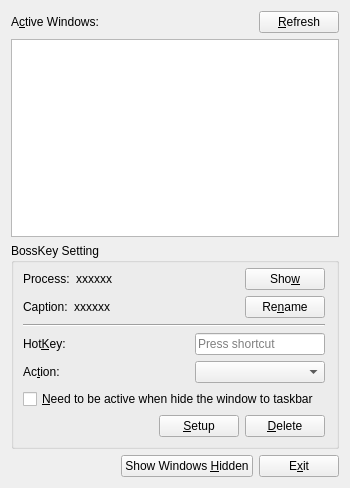
<?xml version="1.0" encoding="UTF-8"?>
<ui version="4.0">
 <class>MainDialogClass</class>
 <widget class="QMainWindow" name="MainDialogClass">
  <property name="geometry">
   <rect>
    <x>0</x>
    <y>0</y>
    <width>350</width>
    <height>488</height>
   </rect>
  </property>
  <property name="minimumSize">
   <size>
    <width>350</width>
    <height>0</height>
   </size>
  </property>
  <property name="font">
   <font>
    <family>Yu Gothic UI</family>
   </font>
  </property>
  <property name="windowTitle">
   <string>BossKey Manager</string>
  </property>
  <widget class="QWidget" name="centralWidget">
   <layout class="QVBoxLayout" name="verticalLayout_2">
    <item>
     <layout class="QHBoxLayout" name="horizontalLayout">
      <item>
       <widget class="QLabel" name="label_Title">
        <property name="text">
         <string>A&amp;ctive Windows:</string>
        </property>
        <property name="buddy">
         <cstring>listWidget</cstring>
        </property>
       </widget>
      </item>
      <item>
       <spacer name="horizontalSpacer">
        <property name="orientation">
         <enum>Qt::Horizontal</enum>
        </property>
        <property name="sizeHint" stdset="0">
         <size>
          <width>40</width>
          <height>20</height>
         </size>
        </property>
       </spacer>
      </item>
      <item>
       <widget class="QPushButton" name="pushButton_Refresh">
        <property name="text">
         <string>&amp;Refresh</string>
        </property>
       </widget>
      </item>
     </layout>
    </item>
    <item>
     <widget class="QListWidget" name="listWidget"/>
    </item>
    <item>
     <widget class="QGroupBox" name="groupBox">
      <property name="title">
       <string>BossKey Setting</string>
      </property>
      <layout class="QVBoxLayout" name="verticalLayout">
       <property name="leftMargin">
        <number>9</number>
       </property>
       <property name="topMargin">
        <number>5</number>
       </property>
       <property name="bottomMargin">
        <number>9</number>
       </property>
       <item>
        <layout class="QHBoxLayout" name="horizontalLayout_7">
         <item>
          <widget class="QLabel" name="label">
           <property name="text">
            <string>Process:</string>
           </property>
          </widget>
         </item>
         <item>
          <widget class="QLabel" name="label_Process">
           <property name="sizePolicy">
            <sizepolicy hsizetype="Expanding" vsizetype="Preferred">
             <horstretch>0</horstretch>
             <verstretch>0</verstretch>
            </sizepolicy>
           </property>
           <property name="text">
            <string>xxxxxx</string>
           </property>
          </widget>
         </item>
         <item>
          <widget class="QPushButton" name="pushButton_Show">
           <property name="font">
            <font>
             <pointsize>9</pointsize>
            </font>
           </property>
           <property name="text">
            <string>Sho&amp;w</string>
           </property>
          </widget>
         </item>
        </layout>
       </item>
       <item>
        <layout class="QHBoxLayout" name="horizontalLayout_4">
         <item>
          <widget class="QLabel" name="label_2">
           <property name="text">
            <string>Caption:</string>
           </property>
          </widget>
         </item>
         <item>
          <widget class="QLabel" name="label_Caption">
           <property name="sizePolicy">
            <sizepolicy hsizetype="Expanding" vsizetype="Preferred">
             <horstretch>0</horstretch>
             <verstretch>0</verstretch>
            </sizepolicy>
           </property>
           <property name="text">
            <string>xxxxxx</string>
           </property>
          </widget>
         </item>
         <item>
          <widget class="QPushButton" name="pushButton_Rename">
           <property name="text">
            <string>Re&amp;name</string>
           </property>
          </widget>
         </item>
        </layout>
       </item>
       <item>
        <widget class="Line" name="line">
         <property name="orientation">
          <enum>Qt::Horizontal</enum>
         </property>
        </widget>
       </item>
       <item>
        <layout class="QHBoxLayout" name="horizontalLayout_5">
         <item>
          <widget class="QLabel" name="label_3">
           <property name="text">
            <string>Hot&amp;Key:</string>
           </property>
           <property name="buddy">
            <cstring>hotKeyEdit</cstring>
           </property>
          </widget>
         </item>
         <item>
          <spacer name="horizontalSpacer_6">
           <property name="orientation">
            <enum>Qt::Horizontal</enum>
           </property>
           <property name="sizeHint" stdset="0">
            <size>
             <width>40</width>
             <height>20</height>
            </size>
           </property>
          </spacer>
         </item>
         <item>
          <widget class="HotKeyEdit" name="hotKeyEdit">
           <property name="sizePolicy">
            <sizepolicy hsizetype="Fixed" vsizetype="Fixed">
             <horstretch>0</horstretch>
             <verstretch>0</verstretch>
            </sizepolicy>
           </property>
           <property name="minimumSize">
            <size>
             <width>130</width>
             <height>0</height>
            </size>
           </property>
           <property name="maximumSize">
            <size>
             <width>130</width>
             <height>16777215</height>
            </size>
           </property>
          </widget>
         </item>
        </layout>
       </item>
       <item>
        <layout class="QHBoxLayout" name="horizontalLayout_6">
         <item>
          <widget class="QLabel" name="label_4">
           <property name="text">
            <string>Ac&amp;tion:</string>
           </property>
           <property name="buddy">
            <cstring>comboBox_Action</cstring>
           </property>
          </widget>
         </item>
         <item>
          <spacer name="horizontalSpacer_5">
           <property name="orientation">
            <enum>Qt::Horizontal</enum>
           </property>
           <property name="sizeHint" stdset="0">
            <size>
             <width>40</width>
             <height>20</height>
            </size>
           </property>
          </spacer>
         </item>
         <item>
          <widget class="QComboBox" name="comboBox_Action">
           <property name="sizePolicy">
            <sizepolicy hsizetype="Fixed" vsizetype="Fixed">
             <horstretch>0</horstretch>
             <verstretch>0</verstretch>
            </sizepolicy>
           </property>
           <property name="minimumSize">
            <size>
             <width>130</width>
             <height>0</height>
            </size>
           </property>
           <property name="maximumSize">
            <size>
             <width>130</width>
             <height>16777215</height>
            </size>
           </property>
           <property name="font">
            <font>
             <kerning>true</kerning>
            </font>
           </property>
          </widget>
         </item>
        </layout>
       </item>
       <item>
        <widget class="QCheckBox" name="checkBox_ActiveToHide">
         <property name="text">
          <string>&amp;Need to be active when hide the window to taskbar</string>
         </property>
        </widget>
       </item>
       <item>
        <layout class="QHBoxLayout" name="horizontalLayout_3">
         <item>
          <spacer name="horizontalSpacer_3">
           <property name="orientation">
            <enum>Qt::Horizontal</enum>
           </property>
           <property name="sizeHint" stdset="0">
            <size>
             <width>40</width>
             <height>20</height>
            </size>
           </property>
          </spacer>
         </item>
         <item>
          <widget class="QPushButton" name="pushButton_Setup">
           <property name="text">
            <string>&amp;Setup</string>
           </property>
          </widget>
         </item>
         <item>
          <widget class="QPushButton" name="pushButton_Delete">
           <property name="text">
            <string>&amp;Delete</string>
           </property>
          </widget>
         </item>
        </layout>
       </item>
      </layout>
     </widget>
    </item>
    <item>
     <layout class="QHBoxLayout" name="horizontalLayout_2">
      <item>
       <spacer name="horizontalSpacer_2">
        <property name="orientation">
         <enum>Qt::Horizontal</enum>
        </property>
        <property name="sizeHint" stdset="0">
         <size>
          <width>40</width>
          <height>20</height>
         </size>
        </property>
       </spacer>
      </item>
      <item>
       <widget class="QPushButton" name="pushButton_ShowAllWindowsHidden">
        <property name="text">
         <string>Show Windows &amp;Hidden</string>
        </property>
       </widget>
      </item>
      <item>
       <widget class="QPushButton" name="pushButton_Exit">
        <property name="text">
         <string>E&amp;xit</string>
        </property>
       </widget>
      </item>
     </layout>
    </item>
   </layout>
  </widget>
 </widget>
 <layoutdefault spacing="6" margin="11"/>
 <customwidgets>
  <customwidget>
   <class>HotKeyEdit</class>
   <extends>QKeySequenceEdit</extends>
   <header>hotkeyedit.h</header>
  </customwidget>
 </customwidgets>
 <tabstops>
  <tabstop>pushButton_Refresh</tabstop>
  <tabstop>pushButton_Rename</tabstop>
  <tabstop>pushButton_Delete</tabstop>
  <tabstop>pushButton_Exit</tabstop>
 </tabstops>
 <resources/>
 <connections>
  <connection>
   <sender>pushButton_Exit</sender>
   <signal>clicked()</signal>
   <receiver>MainDialogClass</receiver>
   <slot>close()</slot>
   <hints>
    <hint type="sourcelabel">
     <x>339</x>
     <y>477</y>
    </hint>
    <hint type="destinationlabel">
     <x>120</x>
     <y>407</y>
    </hint>
   </hints>
  </connection>
 </connections>
</ui>
